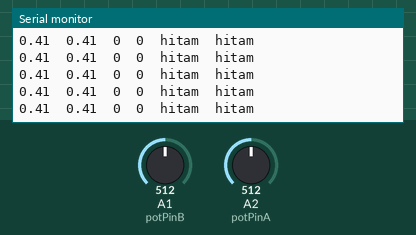
This sketch was run on a simulated Arduino Uno, built with avr-gcc and run on an emulated ATmega328P. On the bench: the last lines printed to the serial monitor. The test bench sets the inputs (shaded band); at power-on: A1 (potPinB) = 512, A2 (potPinA) = 512.

Above: at 1.2 s.
1.3 s: A1 (potPinB) set to 716
At 2.1 s:
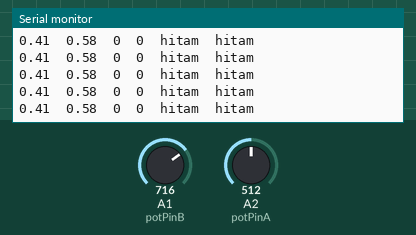
4.3 s: A2 (potPinA) set to 716
At 5.2 s:
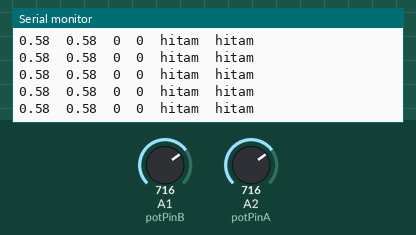
5.8 s: A1 (potPinB) set to 900
At 6.6 s:
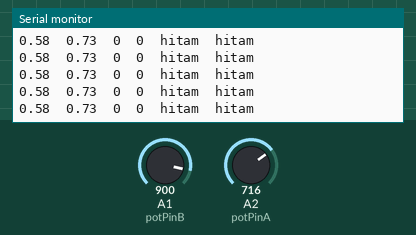
8.8 s: A2 (potPinA) set to 900
At 9.8 s:
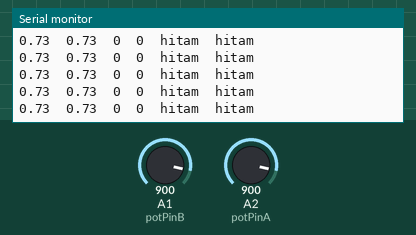
Timing chart, 0 to 11.8 s (numbered marks = the images above; inputs shaded):
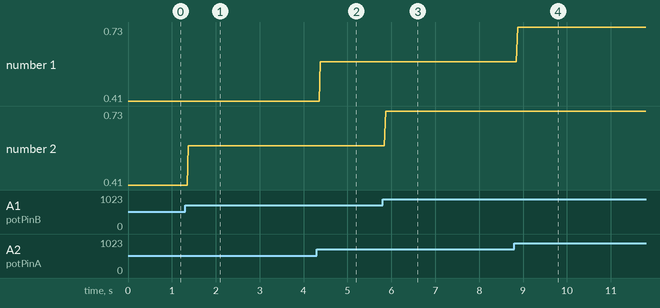

The sketch:

4_Deteksi_hitam_putih.ino
```cpp
const int potPinA = 2;              // sensor kiri
const int potPinB = 15;              // sensor kanan
int sensor_kiri;                    // deklarasi variable sensor kiri
int sensor_kanan;                    // deklarasi variable sensor kanan

float voltage_kiri;                 // deklarasi variabel voltage dari sensor kiri
float voltage_kanan;                // deklarasi variabel voltage dari sensor kanan

float vth_kanan=2.0;                    //deklarasi variabel threshold voltage dari sensor kanan
float vth_kiri=1.4;                     //deklarasi variabel threshold voltage dari sensor kiri

boolean warna_kanan;
boolean warna_kiri;

char* table_warna[]={"hitam", "putih"};

void setup() {
  Serial.begin(9600);               // Inisialisasi Penggunaan serial dengan baudrate 9600bps
}

void loop() {

  sensor_kiri=analogRead(potPinA);                // Baca data ADC dari potpinA ditampung di variabel sensor_kiri
  sensor_kanan=analogRead(potPinB);               // Baca data ADC dari potpinA ditampung di variabel sensor_kanan
  voltage_kiri=convert_to_voltage(sensor_kiri);
  voltage_kanan=convert_to_voltage(sensor_kanan);

  if(voltage_kanan >= vth_kanan) warna_kanan=1; // putih=1  hitam=0
  else
    warna_kanan=0;

  if(voltage_kiri >= vth_kiri) warna_kiri=1;
  else
    warna_kiri=0;

  Serial.print(voltage_kiri);
  Serial.write('\t');
  Serial.print(voltage_kanan);
  Serial.write('\t');
  Serial.print(warna_kiri);
  Serial.write('\t');
  Serial.print(warna_kanan);
  Serial.write('\t');
  Serial.print(table_warna[warna_kiri]);
  Serial.write('\t');
  Serial.println(table_warna[warna_kanan]);
}
```

fungsi_fungsi.ino
```cpp
float convert_to_voltage(int xx)
{ float temp;
  temp = xx * (3.3 / 4096.0);
  return temp;
  }
```

Measured:
- after the input at 1.3 s, the serial monitor: prints a new line after 0.08 s (image 1)
- after the input at 4.3 s, the serial monitor: prints a new line after 0.08 s (image 2)
- after the input at 5.8 s, the serial monitor: prints a new line after 0.07 s (image 3)
- after the input at 8.8 s, the serial monitor: prints a new line after 0.07 s (image 4)
- plotted number 2: 0.41 → 0.58 after the input at 1.3 s, 0.58 → 0.73 after the input at 5.8 s
